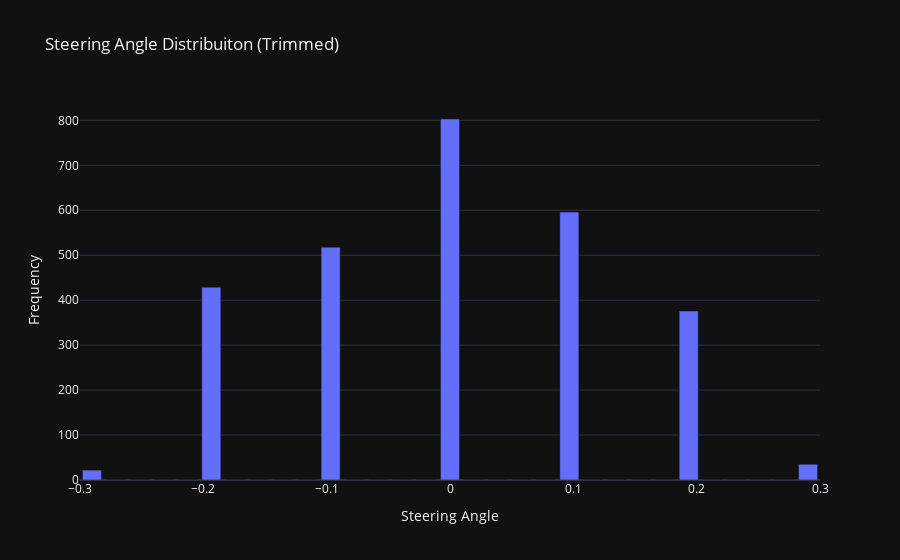

The notebook cell this image was saved under:
### Markdown cell above
### Histogram with data balanced

### Code cell
freq, _ = np.histogram(y_train, nbins) # we already have our bins created...

fig = px.bar(x        = cbins, 
             y        = freq, 
             labels   = {'x' : 'Steering Angle', 'y' : 'Frequency'}, 
             title    = "Steering Angle Distribuiton (Trimmed)",
             template ="plotly_dark",
             log_y    = False)

fig.show()  

print("Total Training Images: ", len(x_train))

### Figure 1 — Plotly figure (JSON) as saved in the notebook; plotly's stock layout.template omitted (floating-point values rounded to 4 significant figures)
{"data": [{"alignmentgroup": "True", "hovertemplate": "Steering Angle=%{x}<br>Frequency=%{y}<extra></extra>", "legendgroup": "", "marker": {"color": "#636efa", "pattern": {"shape": ""}}, "name": "", "offsetgroup": "", "orientation": "v", "showlegend": false, "textposition": "auto", "type": "bar", "x": [-0.2903, -0.271, -0.2516, -0.2323, -0.2129, -0.1935, -0.1742, -0.1548, -0.1355, -0.1161, -0.09677, -0.07742, -0.05806, -0.03871, -0.01935, 2.776e-17, 0.01935, 0.03871, 0.05806, 0.07742, 0.09677, 0.1161, 0.1355, 0.1548, 0.1742, 0.1935, 0.2129, 0.2323, 0.2516, 0.271, 0.2903], "xaxis": "x", "y": [22, 0, 0, 0, 0, 429, 0, 0, 0, 0, 518, 0, 0, 0, 0, 803, 0, 0, 0, 0, 596, 0, 0, 0, 0, 376, 0, 0, 0, 0, 35], "yaxis": "y"}], "layout": {"barmode": "relative", "legend": {"tracegroupgap": 0}, "title": {"text": "Steering Angle Distribuiton (Trimmed)"}, "xaxis": {"anchor": "y", "domain": [0, 1], "title": {"text": "Steering Angle"}}, "yaxis": {"anchor": "x", "domain": [0, 1], "title": {"text": "Frequency"}}}}
